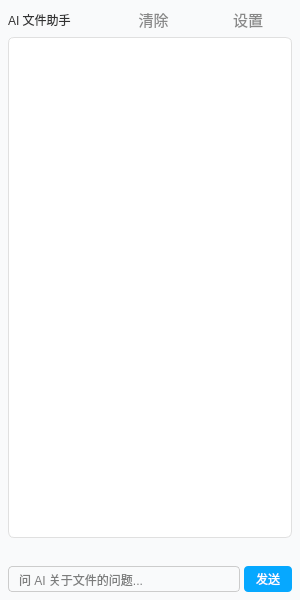
<?xml version="1.0" encoding="UTF-8"?>
<ui version="4.0">
 <class>XAIPanelClass</class>
 <widget class="QWidget" name="XAIPanelClass">
  <property name="geometry">
   <rect>
    <x>0</x>
    <y>0</y>
    <width>300</width>
    <height>600</height>
   </rect>
  </property>
  <property name="styleSheet">
   <string notr="true">background-color: rgb(249, 250, 251);</string>
  </property>
  <layout class="QVBoxLayout" name="mainLayout">
   <property name="margin">
    <number>8</number>
   </property>
   <property name="spacing">
    <number>6</number>
   </property>
   <!-- 标题栏 -->
   <item>
    <layout class="QHBoxLayout">
     <item>
      <widget class="QLabel" name="titleLabel">
       <property name="text">
        <string>AI 文件助手</string>
       </property>
       <property name="styleSheet">
        <string notr="true">font: bold 13pt "微软雅黑"; color: #333;</string>
       </property>
      </widget>
     </item>
     <item>
      <spacer>
       <property name="orientation">
        <enum>Qt::Horizontal</enum>
       </property>
      </spacer>
     </item>
     <item>
      <widget class="QPushButton" name="clearButton">
       <property name="text">
        <string>清除</string>
       </property>
       <property name="styleSheet">
        <string notr="true">QPushButton{border:none;color:#888;font:11pt;}QPushButton:hover{color:#06a8ff;}</string>
       </property>
       <property name="flat">
        <bool>true</bool>
       </property>
      </widget>
     </item>
     <item>
      <widget class="QPushButton" name="settingsButton">
       <property name="text">
        <string>设置</string>
       </property>
       <property name="styleSheet">
        <string notr="true">QPushButton{border:none;color:#888;font:11pt;}QPushButton:hover{color:#06a8ff;}</string>
       </property>
       <property name="flat">
        <bool>true</bool>
       </property>
      </widget>
     </item>
    </layout>
   </item>
   <!-- 对话区 -->
   <item>
    <widget class="QTextBrowser" name="chatDisplay">
     <property name="styleSheet">
      <string notr="true">QTextBrowser{background:#fff;border:1px solid #e0e0e0;border-radius:6px;font:11pt "微软雅黑";color:#333;padding:4px;}</string>
     </property>
     <property name="openExternalLinks">
      <bool>false</bool>
     </property>
    </widget>
   </item>
   <!-- 状态提示（loading） -->
   <item>
    <widget class="QLabel" name="statusLabel">
     <property name="text">
      <string/>
     </property>
     <property name="styleSheet">
      <string notr="true">color:#888;font:10pt;min-height:16px;</string>
     </property>
    </widget>
   </item>
   <!-- 输入区 -->
   <item>
    <layout class="QHBoxLayout">
     <property name="spacing">
      <number>4</number>
     </property>
     <item>
      <widget class="QLineEdit" name="inputEdit">
       <property name="placeholderText">
        <string>问 AI 关于文件的问题...</string>
       </property>
       <property name="styleSheet">
        <string notr="true">QLineEdit{border:1px solid #ccc;border-radius:4px;padding:4px 8px;font:11pt "微软雅黑";}QLineEdit:focus{border:1px solid #06a8ff;}</string>
       </property>
      </widget>
     </item>
     <item>
      <widget class="QPushButton" name="sendButton">
       <property name="text">
        <string>发送</string>
       </property>
       <property name="styleSheet">
        <string notr="true">QPushButton{background:#06a8ff;color:#fff;border:none;border-radius:4px;padding:4px 12px;font:11pt "微软雅黑";}QPushButton:hover{background:#0590d8;}QPushButton:disabled{background:#ccc;}</string>
       </property>
      </widget>
     </item>
    </layout>
   </item>
  </layout>
 </widget>
</ui>
